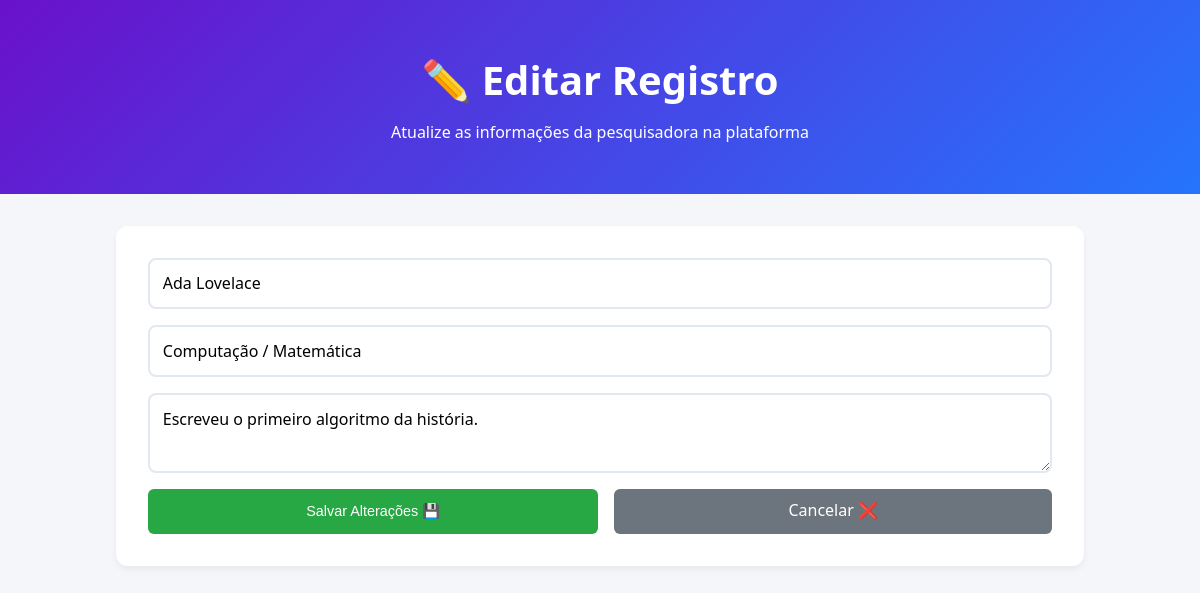
The page /editar/1 on the database its author committed.
### tables this page shows
CREATE TABLE cientistas (
            id INTEGER PRIMARY KEY AUTOINCREMENT,
            nome TEXT NOT NULL,
            area TEXT NOT NULL,
            feito TEXT NOT NULL
        );

### controllers/cientistas_controllers.py (the view)
    @app.route('/editar/<int:id>', methods=['GET'])
    def carregar_edicao(id):
        cientista = cientista_models.obter_por_id(id)
        if not cientista:
            return redirect(url_for('home'))
        return render_template('editar.html', cientista=cientista)

### models/cientista_models.py (called while the page is built)
def conectar():
    conexao = sqlite3.connect(DB_NAME)
    conexao.row_factory = sqlite3.Row  # Permite acessar as colunas pelo nome
    return conexao

def obter_por_id(id_cientista):
    conexao = conectar()
    cursor = conexao.cursor()
    cursor.execute('SELECT * FROM cientistas WHERE id = ?', (id_cientista,))
    registro = cursor.fetchone()
    conexao.close()
    return dict(registro) if registro else None

### templates/editar.html (shortened to what this page needs)
<!DOCTYPE html>
<html lang="pt-BR">
<head>
    <link rel="stylesheet" href="{{ url_for('static', filename='style.css') }}">
</head>
<body>
    <header>
        <h1>✏️ Editar Registro</h1>
        <p>Atualize as informações da pesquisadora na plataforma</p>
    </header>
    <main class="container">
        <section class="form-section">
            <form action="/atualizar/{{ cientista.id }}" method="POST">
                <input type="text" name="nome" value="{{ cientista.nome }}" required>
                <input type="text" name="area" value="{{ cientista.area }}" required>
                <textarea name="feito" required>{{ cientista.feito }}</textarea>
                <div style="display: flex; gap: 1rem;">
                    <button type="submit" style="background-color: #28a745;">Salvar Alterações 💾</button>
                    <a href="/" style="flex: 1; text-align: center; background-color: #6c757d; color: white; padding: 0.6rem; border-radius: 6px; text-decoration: none;">Cancelar ❌</a>
                </div>
            </form>
        </section>
    </main>
</body>
</html>

### static/style.css (style rules this page uses)
* { box-sizing: border-box; margin: 0; padding: 0; }
body { font-family: 'Segoe UI', Tahoma, Geneva, Verdana, sans-serif; background-color: #f4f6f9; color: #333; line-height: 1.6; }
header { background: linear-gradient(135deg, #6a11cb 0%, #2575fc 100%); color: white; text-align: center; padding: 3rem 1rem; }
header h1 { font-size: 2.5rem; margin-bottom: 0.5rem; }
.container { max-width: 1000px; margin: 2rem auto; padding: 0 1rem; }
.form-section { background: white; padding: 2rem; border-radius: 12px; box-shadow: 0 4px 6px rgba(0,0,0,0.05); margin-bottom: 2rem; }
.form-section form { display: flex; flex-direction: column; gap: 1rem; }
.form-section input, .form-section textarea, .search-section input { padding: 0.8rem; border: 2px solid #e2e8f0; border-radius: 8px; font-family: inherit; font-size: 1rem; outline: none; transition: border-color 0.3s; }
.form-section textarea { resize: vertical; height: 80px; }
button { background-color: #2575fc; color: white; border: none; padding: 0.6rem 1rem; border-radius: 6px; cursor: pointer; font-size: 0.9rem; transition: background-color 0.2s; flex: 1; }

### rows shown on the page
cientistas: nome "Ada Lovelace", area "Computação / Matemática", feito "Escreveu o primeiro algoritmo da história."
